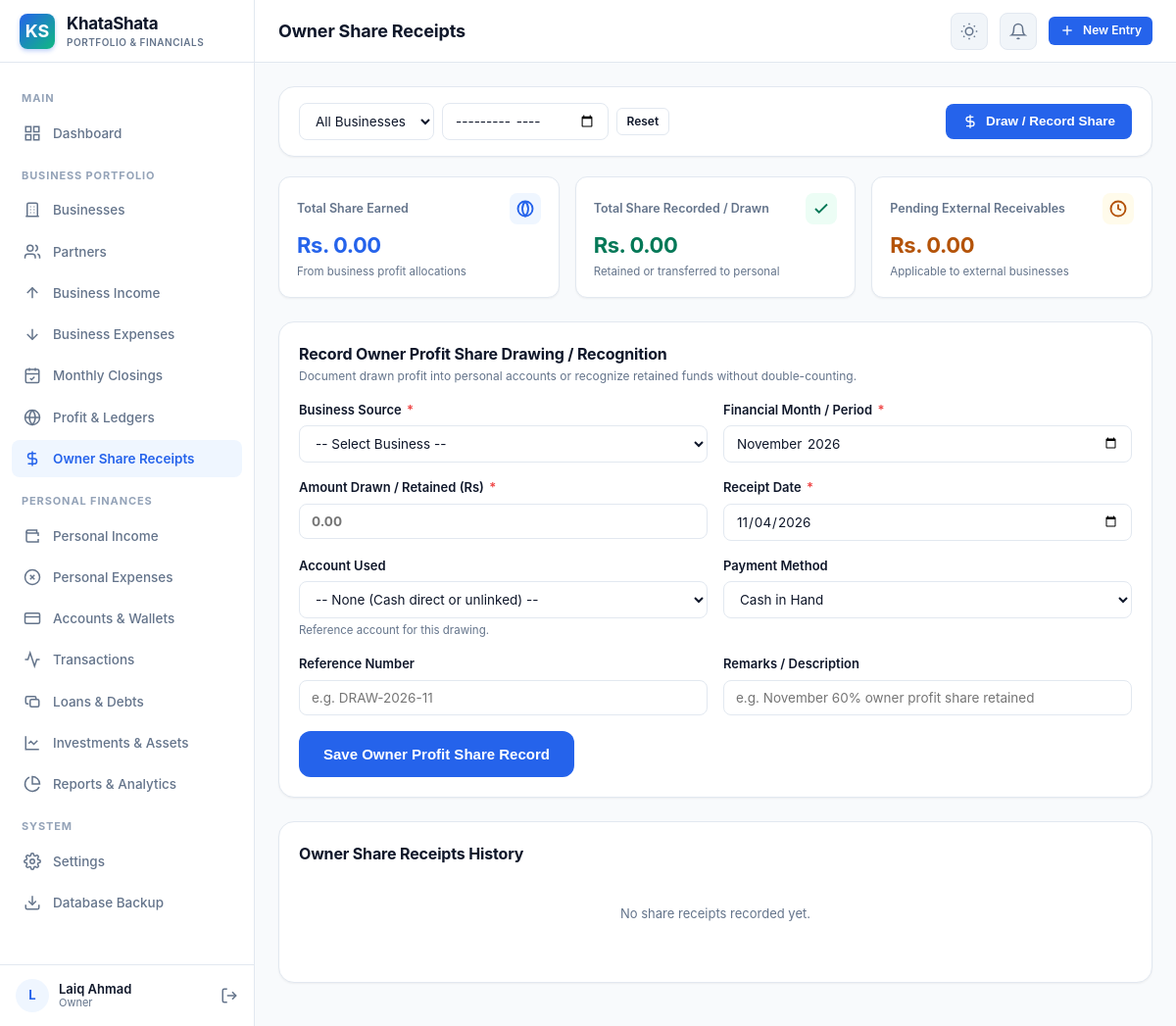
Screenshot of /owner-receipts.php (signed in) with the database file from the repository.
### tables this page shows
CREATE TABLE IF NOT EXISTS `users` (
  `id` INT AUTO_INCREMENT PRIMARY KEY,
  `name` VARCHAR(150) NOT NULL,
  `email` VARCHAR(191) NOT NULL UNIQUE,
  `password_hash` VARCHAR(255) NOT NULL,
  `phone` VARCHAR(50) DEFAULT NULL,
  `avatar` VARCHAR(255) DEFAULT NULL,
  `role` VARCHAR(50) DEFAULT 'owner',
  `created_at` DATETIME DEFAULT CURRENT_TIMESTAMP,
  `updated_at` DATETIME DEFAULT CURRENT_TIMESTAMP ON UPDATE CURRENT_TIMESTAMP
);

### includes/auth.php (called while the page is built, shortened)
<?php
function current_user_id() {
    return $_SESSION['user_id'] ?? null;
}
function current_user() {
    static $user = null;
    if ($user !== null) {
        return $user;
    }
    $db = get_db_connection();
    $stmt = $db->prepare("SELECT id, name, email, phone, avatar, role FROM users WHERE id = :id LIMIT 1");
    $stmt->execute(['id' => $_SESSION['user_id']]);
    $user = $stmt->fetch();
    return $user;
}

### includes/functions.php (called while the page is built, shortened)
<?php
function get_setting($key, $default = '') {
    static $settings_cache = [];
    $user_id = current_user_id() ?? 1;
    if (isset($settings_cache[$user_id][$key])) {
        return $settings_cache[$user_id][$key];
    }
    try {
        $db = get_db_connection();
        $stmt = $db->prepare("SELECT setting_value FROM app_settings WHERE user_id = :uid AND setting_key = :k LIMIT 1");
        $stmt->execute(['uid' => $user_id, 'k' => $key]);
        $val = $stmt->fetchColumn();
        if ($val !== false) {
            $settings_cache[$user_id][$key] = $val;
            return $val;
        }
    } catch (Exception $e) {
        error_log("Error reading setting: " . $e->getMessage());
    }
    return $default;
}
function format_money($amount, $currency = null) {
    $amount = (float)$amount;
    $symbol = $currency ?? get_setting('currency_symbol', 'Rs.');
    $decimals = (int)get_setting('decimals', 2);
    $dec_point = get_setting('decimal_point', '.');
    $thousands_sep = get_setting('thousands_sep', ',');
    $position = get_setting('currency_position', 'before');
    $formatted_number = number_format(abs($amount), $decimals, $dec_point, $thousands_sep);
    $sign = $amount < 0 ? '-' : '';
    return $sign . $symbol . ' ' . $formatted_number;
}

### owner-receipts.php (the view, shortened to what this page needs)
<?php
$user = current_user();
$db = get_db_connection();
$filter_month = $_GET['month'] ?? '';
$oe_sql = "
    SELECT COALESCE(SUM(pd.share_amount), 0.00)
    FROM profit_distributions pd
    JOIN monthly_closings mc ON pd.monthly_closing_id = mc.id
    WHERE mc.user_id = :uid AND pd.partner_id IS NULL
";
$oe_params = ['uid' => $user['id']];
$stmt = $db->prepare($oe_sql);
$stmt->execute($oe_params);
$total_owner_earned = (float)$stmt->fetchColumn();
$or_sql = "
    SELECT osr.*, b.name as business_name, b.collection_model, a.account_name
    FROM owner_share_receipts osr
    JOIN businesses b ON osr.business_id = b.id
    LEFT JOIN accounts a ON osr.account_id = a.id
    WHERE osr.user_id = :uid AND osr.is_deleted = 0
";
$or_params = ['uid' => $user['id']];
$or_sql .= " ORDER BY osr.receipt_date DESC, osr.id DESC";
$stmt = $db->prepare($or_sql);
$stmt->execute($or_params);
$receipts = $stmt->fetchAll();
$total_owner_received = 0.00;
$pending_owner_receivable = max(0.00, round($total_owner_earned - $total_owner_received, 2));
$active_nav = 'owner_receipts';
require_once ROOT_PATH . '/includes/header.php';
?>
<div class="card" style="padding: 16px 20px; margin-bottom: 20px;">
  <form method="GET" action="" class="filter-bar" style="margin-bottom: 0;">
    <div class="filter-group">
      <select name="business_id" class="form-control" style="width: auto;" onchange="this.form.submit()">
        <option value="0">All Businesses</option>
      </select>
      <input type="month" name="month" value="<?= htmlspecialchars($filter_month) ?>" class="form-control" style="width: auto;" onchange="this.form.submit()">
      <a href="<?= BASE_URL ?>/owner-receipts.php" class="btn btn-secondary btn-sm">Reset</a>
    </div>
    <div>
      <button type="button" class="btn btn-primary" onclick="document.getElementById('draw-form-card').scrollIntoView({behavior: 'smooth'})">
        <svg width="16" height="16" viewBox="0 0 24 24" fill="none" stroke="currentColor" stroke-width="2"><path d="M12 2v20M17 5H9.5a3.5 3.5 0 0 0 0 7h5a3.5 3.5 0 0 1 0 7H6"/></svg>
        <span>Draw / Record Share</span>
      </button>
    </div>
  </form>
</div>
<div class="metrics-grid" style="grid-template-columns: repeat(auto-fit, minmax(260px, 1fr)); margin-bottom: 24px;">
  <div class="stat-card">
    <div class="stat-header">
      <span class="stat-label">Total Share Earned</span>
      <div class="stat-icon primary">
        <svg width="18" height="18" viewBox="0 0 24 24" fill="none" stroke="currentColor" stroke-width="2.5"><circle cx="12" cy="12" r="10"/><path d="M12 2a14.5 14.5 0 0 0 0 20 14.5 14.5 0 0 0 0-20"/></svg>
      </div>
    </div>
    <div class="stat-value" style="color: var(--primary);">
      <?= format_money($total_owner_earned) ?>
    </div>
    <div class="stat-sub">From business profit allocations</div>
  </div>
  <div class="stat-card">
    <div class="stat-header">
      <span class="stat-label">Total Share Recorded / Drawn</span>
      <div class="stat-icon success">
        <svg width="18" height="18" viewBox="0 0 24 24" fill="none" stroke="currentColor" stroke-width="2.5"><polyline points="20 6 9 17 4 12"/></svg>
      </div>
    </div>
    <div class="stat-value" style="color: var(--success-dark);">
      <?= format_money($total_owner_received) ?>
    </div>
    <div class="stat-sub">Retained or transferred to personal</div>
  </div>
  <div class="stat-card">
    <div class="stat-header">
      <span class="stat-label">Pending External Receivables</span>
      <div class="stat-icon warning">
        <svg width="18" height="18" viewBox="0 0 24 24" fill="none" stroke="currentColor" stroke-width="2.5"><circle cx="12" cy="12" r="10"/><polyline points="12 6 12 12 16 14"/></svg>
      </div>
    </div>
    <div class="stat-value" style="color: var(--warning-dark);">
      <?= format_money($pending_owner_receivable) ?>
    </div>
    <div class="stat-sub">Applicable to external businesses</div>
  </div>
</div>
<div class="card" id="draw-form-card" style="margin-bottom: 24px;">
  <div class="card-header">
    <div>
      <div class="card-title">Record Owner Profit Share Drawing / Recognition</div>
      <div class="card-subtitle">Document drawn profit into personal accounts or recognize retained funds without double-counting.</div>
    </div>
  </div>
  <form method="POST" action="">
    <div class="form-grid">
      <div class="form-group">
        <label class="form-label">Business Source <span class="req">*</span></label>
        <select name="business_id" id="business_source_select" class="form-control" required onchange="handleBusinessChange()">
          <option value="">-- Select Business --</option>
        </select>
      </div>
      <div class="form-group">
        <label class="form-label">Financial Month / Period <span class="req">*</span></label>
        <input type="month" name="financial_month" class="form-control" value="<?= htmlspecialchars($_GET['month'] ?? date('Y-m')) ?>" required>
      </div>
    </div>
    <div class="form-grid">
      <div class="form-group">
        <label class="form-label">Amount Drawn / Retained (Rs) <span class="req">*</span></label>
        <input type="number" step="0.01" min="0.01" name="amount" class="form-control" placeholder="0.00" required style="font-weight:700;">
      </div>
      <div class="form-group">
        <label class="form-label">Receipt Date <span class="req">*</span></label>
        <input type="date" name="receipt_date" class="form-control" required value="<?= date('Y-m-d') ?>">
      </div>
    </div>
    <div class="form-grid">
      <div class="form-group">
        <label class="form-label">Account Used</label>
        <select name="account_id" class="form-control">
          <option value="">-- None (Cash direct or unlinked) --</option>
        </select>
        <div id="account-help-text" class="form-text">Reference account for this drawing.</div>
      </div>
      <div class="form-group">
        <label class="form-label">Payment Method</label>
        <select name="payment_method" class="form-control">
          <option value="Cash">Cash in Hand</option>
        </select>
      </div>
    </div>
    <div class="form-grid">
      <div class="form-group">
        <label class="form-label">Reference Number</label>
        <input type="text" name="reference_no" class="form-control" placeholder="e.g. DRAW-2026-11">
      </div>
      <div class="form-group">
        <label class="form-label">Remarks / Description</label>
        <input type="text" name="notes" class="form-control" placeholder="e.g. November 60% owner profit share retained">
      </div>
    </div>
    <button type="submit" class="btn btn-primary btn-lg">
      Save Owner Profit Share Record
    </button>
  </form>
</div>
<div class="card">
  <div class="card-header">
    <div class="card-title">Owner Share Receipts History</div>
  </div>
  <?php if (empty($receipts)): ?>
    <div class="empty-state" style="padding: 24px;">
      <div class="empty-state-text">No share receipts recorded yet.</div>
    </div>
  <?php endif; ?>
</div>
<?php require_once ROOT_PATH . '/includes/footer.php'; ?>

### includes/sidebar.php (shortened to what this page needs)
<?php
$active_nav = $active_nav ?? 'dashboard';
?>
<aside class="app-sidebar">
  <div class="sidebar-brand">
    <div class="sidebar-logo-icon">KS</div>
    <div>
      <div class="sidebar-brand-name"><?= APP_NAME ?></div>
      <div class="sidebar-brand-tag">Portfolio & Financials</div>
    </div>
  </div>
  <nav class="sidebar-nav">
    <div class="sidebar-nav-title">Main</div>
    <a href="<?= BASE_URL ?>/dashboard.php" class="sidebar-link <?= $active_nav === 'dashboard' ? 'active' : '' ?>">
      <svg viewBox="0 0 24 24" fill="none" stroke="currentColor" stroke-width="2"><rect x="3" y="3" width="7" height="7"/><rect x="14" y="3" width="7" height="7"/><rect x="14" y="14" width="7" height="7"/><rect x="3" y="14" width="7" height="7"/></svg>
      <span>Dashboard</span>
    </a>
    <div class="sidebar-nav-title">Business Portfolio</div>
    <a href="<?= BASE_URL ?>/businesses.php" class="sidebar-link <?= $active_nav === 'businesses' ? 'active' : '' ?>">
      <svg viewBox="0 0 24 24" fill="none" stroke="currentColor" stroke-width="2"><path d="M3 21h18"/><path d="M9 8h1"/><path d="M9 12h1"/><path d="M9 16h1"/><path d="M14 8h1"/><path d="M14 12h1"/><path d="M14 16h1"/><path d="M5 21V5a2 2 0 0 1 2-2h10a2 2 0 0 1 2 2v16"/></svg>
      <span>Businesses</span>
    </a>
    <a href="<?= BASE_URL ?>/partners.php" class="sidebar-link <?= $active_nav === 'partners' ? 'active' : '' ?>">
      <svg viewBox="0 0 24 24" fill="none" stroke="currentColor" stroke-width="2"><path d="M16 21v-2a4 4 0 0 0-4-4H6a4 4 0 0 0-4 4v2"/><circle cx="9" cy="7" r="4"/><path d="M22 21v-2a4 4 0 0 0-3-3.87"/><path d="M16 3.13a4 4 0 0 1 0 7.75"/></svg>
      <span>Partners</span>
    </a>
    <a href="<?= BASE_URL ?>/business-income.php" class="sidebar-link <?= $active_nav === 'business_income' ? 'active' : '' ?>">
      <svg viewBox="0 0 24 24" fill="none" stroke="currentColor" stroke-width="2"><line x1="12" y1="19" x2="12" y2="5"/><polyline points="5 12 12 5 19 12"/></svg>
      <span>Business Income</span>
    </a>
    <a href="<?= BASE_URL ?>/business-expense.php" class="sidebar-link <?= $active_nav === 'business_expense' ? 'active' : '' ?>">
      <svg viewBox="0 0 24 24" fill="none" stroke="currentColor" stroke-width="2"><line x1="12" y1="5" x2="12" y2="19"/><polyline points="19 12 12 19 5 12"/></svg>
      <span>Business Expenses</span>
    </a>
    <a href="<?= BASE_URL ?>/monthly-closing.php" class="sidebar-link <?= $active_nav === 'monthly_closing' ? 'active' : '' ?>">
      <svg viewBox="0 0 24 24" fill="none" stroke="currentColor" stroke-width="2"><rect x="3" y="4" width="18" height="18" rx="2" ry="2"/><line x1="16" y1="2" x2="16" y2="6"/><line x1="8" y1="2" x2="8" y2="6"/><line x1="3" y1="10" x2="21" y2="10"/><path d="m9 16 2 2 4-4"/></svg>
      <span>Monthly Closings</span>
    </a>
    <a href="<?= BASE_URL ?>/profit-distribution.php" class="sidebar-link <?= $active_nav === 'profit_distribution' ? 'active' : '' ?>">
      <svg viewBox="0 0 24 24" fill="none" stroke="currentColor" stroke-width="2"><circle cx="12" cy="12" r="10"/><path d="M12 2a14.5 14.5 0 0 0 0 20 14.5 14.5 0 0 0 0-20"/><path d="M2 12h20"/></svg>
      <span>Profit & Ledgers</span>
    </a>
    <a href="<?= BASE_URL ?>/owner-receipts.php" class="sidebar-link <?= $active_nav === 'owner_receipts' ? 'active' : '' ?>">
      <svg viewBox="0 0 24 24" fill="none" stroke="currentColor" stroke-width="2"><path d="M12 2v20M17 5H9.5a3.5 3.5 0 0 0 0 7h5a3.5 3.5 0 0 1 0 7H6"/></svg>
      <span>Owner Share Receipts</span>
    </a>
    <div class="sidebar-nav-title">Personal Finances</div>
    <a href="<?= BASE_URL ?>/personal-income.php" class="sidebar-link <?= $active_nav === 'personal_income' ? 'active' : '' ?>">
      <svg viewBox="0 0 24 24" fill="none" stroke="currentColor" stroke-width="2"><path d="M20 12V8H6a2 2 0 0 1-2-2c0-1.1.9-2 2-2h12v4"/><path d="M4 6v12c0 1.1.9 2 2 2h14v-4"/></svg>
      <span>Personal Income</span>
    </a>
    <a href="<?= BASE_URL ?>/personal-expenses.php" class="sidebar-link <?= $active_nav === 'personal_expenses' ? 'active' : '' ?>">
      <svg viewBox="0 0 24 24" fill="none" stroke="currentColor" stroke-width="2"><circle cx="12" cy="12" r="10"/><line x1="15" y1="9" x2="9" y2="15"/><line x1="9" y1="9" x2="15" y2="15"/></svg>
      <span>Personal Expenses</span>
    </a>
    <a href="<?= BASE_URL ?>/accounts.php" class="sidebar-link <?= $active_nav === 'accounts' ? 'active' : '' ?>">
      <svg viewBox="0 0 24 24" fill="none" stroke="currentColor" stroke-width="2"><rect x="2" y="5" width="20" height="14" rx="2"/><line x1="2" y1="10" x2="22" y2="10"/></svg>
      <span>Accounts & Wallets</span>
    </a>
    <a href="<?= BASE_URL ?>/transactions.php" class="sidebar-link <?= $active_nav === 'transactions' ? 'active' : '' ?>">
      <svg viewBox="0 0 24 24" fill="none" stroke="currentColor" stroke-width="2"><polyline points="22 12 18 12 15 21 9 3 6 12 2 12"/></svg>
      <span>Transactions</span>
    </a>
    <a href="<?= BASE_URL ?>/loans.php" class="sidebar-link <?= $active_nav === 'loans' ? 'active' : '' ?>">
      <svg viewBox="0 0 24 24" fill="none" stroke="currentColor" stroke-width="2"><path d="M17 9V7a2 2 0 0 0-2-2H5a2 2 0 0 0-2 2v6a2 2 0 0 0 2 2h2"/><rect x="9" y="9" width="12" height="10" rx="2"/><line x1="15" y1="14" x2="15.01" y2="14"/></svg>
      <span>Loans & Debts</span>
    </a>
    <a href="<?= BASE_URL ?>/investments.php" class="sidebar-link <?= $active_nav === 'investments' ? 'active' : '' ?>">
      <svg viewBox="0 0 24 24" fill="none" stroke="currentColor" stroke-width="2"><path d="M3 3v18h18"/><path d="m19 9-5 5-4-4-3 3"/></svg>
      <span>Investments & Assets</span>
    </a>
    <a href="<?= BASE_URL ?>/reports.php" class="sidebar-link <?= $active_nav === 'reports' ? 'active' : '' ?>">
      <svg viewBox="0 0 24 24" fill="none" stroke="currentColor" stroke-width="2"><path d="M21.21 15.89A10 10 0 1 1 8 2.83"/><path d="M22 12A10 10 0 0 0 12 2v10z"/></svg>
      <span>Reports & Analytics</span>
    </a>
    <div class="sidebar-nav-title">System</div>
    <a href="<?= BASE_URL ?>/settings.php" class="sidebar-link <?= $active_nav === 'settings' ? 'active' : '' ?>">
      <span>Settings</span>
    </a>
    <a href="<?= BASE_URL ?>/backup.php" class="sidebar-link <?= $active_nav === 'backup' ? 'active' : '' ?>">
      <svg viewBox="0 0 24 24" fill="none" stroke="currentColor" stroke-width="2"><path d="M21 15v4a2 2 0 0 1-2 2H5a2 2 0 0 1-2-2v-4"/><polyline points="7 10 12 15 17 10"/><line x1="12" y1="15" x2="12" y2="3"/></svg>
      <span>Database Backup</span>
    </a>
  </nav>
  <div class="sidebar-footer">
    <div class="sidebar-user">
      <div class="user-avatar-sm"><?= strtoupper(substr($user['name'] ?? 'U', 0, 1)) ?></div>
      <div class="user-info-text">
        <div class="user-name-label"><?= htmlspecialchars($user['name'] ?? 'User') ?></div>
        <div class="user-role-label"><?= htmlspecialchars(ucfirst($user['role'] ?? 'Owner')) ?></div>
      </div>
    </div>
    <a href="<?= BASE_URL ?>/logout.php" title="Logout" style="color: var(--text-muted); display:flex; align-items:center;">
      <svg width="18" height="18" viewBox="0 0 24 24" fill="none" stroke="currentColor" stroke-width="2"><path d="M9 21H5a2 2 0 0 1-2-2V5a2 2 0 0 1 2-2h4"/><polyline points="16 17 21 12 16 7"/><line x1="21" y1="12" x2="9" y2="12"/></svg>
    </a>
  </div>
</aside>

### rows the page displays
users: name "L", name "Laiq Ahmad", role "Owner"

### other values shown
APP_NAME "KhataShata"
$page_title "Owner Share Receipts"
format_money($total_owner_earned) "Rs. 0.00"
format_money($total_owner_received) "Rs. 0.00"
format_money($pending_owner_receivable) "Rs. 0.00"
